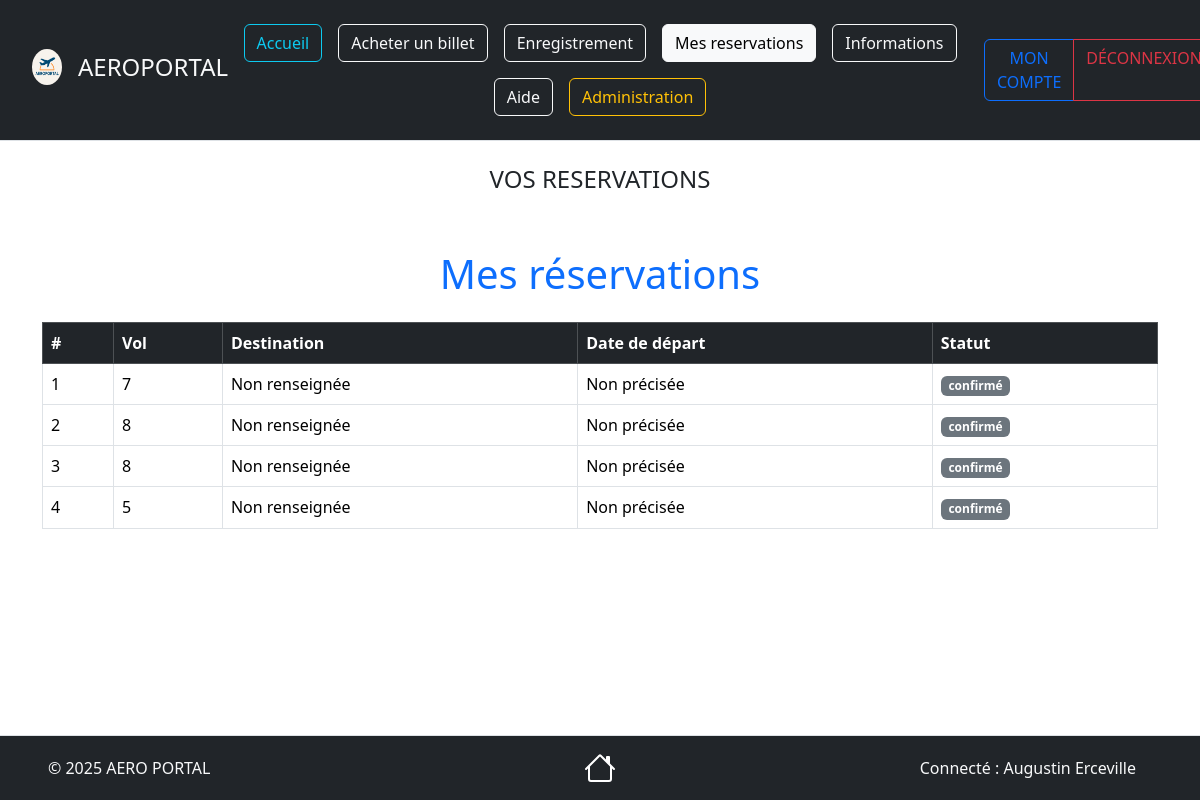
Page /views/Reservation.php (signed in) on the committed database.
### tables this page shows
CREATE TABLE IF NOT EXISTS `reservations` (
  `id_reservation` int NOT NULL AUTO_INCREMENT COMMENT 'Identifiant unique de la réservation',
  `ref_utilisateur` int NOT NULL COMMENT 'Référence utilisateur',
  `ref_vol` int NOT NULL COMMENT 'Référence vol',
  `classe` enum('Économique','Affaires','Première') DEFAULT 'Économique' COMMENT 'Classe',
  `statut` enum('confirmé','annulé','en attente') DEFAULT 'confirmé' COMMENT 'Statut réservation',
  `date_reservation` datetime DEFAULT CURRENT_TIMESTAMP COMMENT 'Date de réservation',
  PRIMARY KEY (`id_reservation`),
  KEY `ref_utilisateur` (`ref_utilisateur`),
  KEY `ref_vol` (`ref_vol`)
);

### source/repository/ReservationsRepository.php (called while the page is built, shortened)
<?php
require_once __DIR__ . '/../model/ReservationsModel.php';
class ReservationsRepository
{
    private PDO $bdd;
    public function __construct(PDO $bdd)
    {
        $this->bdd = $bdd;
    }
    public function getReservationsByUserId(int $idUser): array
    {
        $stmt = $this->bdd->prepare("SELECT * FROM reservations WHERE ref_utilisateur = :idUser");
        $stmt->execute(['idUser' => $idUser]);
        $reservations = [];
        while ($row = $stmt->fetch(PDO::FETCH_ASSOC)) {
            $reservations[] = new ReservationsModel($row);
        }
        return $reservations;
    }
}

### source/model/ReservationsModel.php (called while the page is built, shortened)
<?php
class ReservationsModel
{
    private $ref_vol;
    private string $destination;
    private string $dateDepart;
    private $statut;
    public function hydrate(array $data): void
    {
        foreach ($data as $key => $value) {
            $method = 'set' . ucfirst($key);
            if (isset($data['ref_vol'])) {
                $this->ref_vol = (int) $data['ref_vol'];
            }
            if (isset($data['Destination'])) {
                $this->destination = $data['Destination'];
            } else {
                $this->destination = 'Non renseignée';
            }
        }
    }
    public function getRefvol(): int
    {
        return $this->ref_vol;
    }
    public function getDestination(): string {
        return $this->destination;
    }
    public function getStatut(): string
    {
        return $this->statut;
    }
    public function setRef_vol(int $ref_vol): void
    {
        $this->ref_vol = $ref_vol;
    }
    public function setStatut(string $statut): void
    {
        $this->statut = $statut;
    }
    public function getDateDepart(): string
    {
        return $this->dateDepart ?? 'Non précisée';
    }
}

### views/Reservation.php (the view, shortened to what this page needs)
<?php
require_once '../source/repository/ReservationsRepository.php';
$config = new Config();
$bdd = $config->connexion();
$reservationRepo = new ReservationsRepository($bdd);
$idUser = $_SESSION['utilisateur']['id'];
$reservations = $reservationRepo->getReservationsByUserId($idUser);
?>
    <!doctype html>
    <html lang="fr">
    <head>
        <link href="https://cdn.jsdelivr.net/npm/bootstrap@5.3.3/dist/css/bootstrap.min.css" rel="stylesheet">
    </head>
<body>
<header class="d-flex flex-wrap align-items-center justify-content-center justify-content-md-between py-3 mb-4 border-bottom bg-dark">
    <div class="col-2 ms-3 mb-2 mb-md-0 text-light">
         <a href="Acceuil.php" class="d-inline-flex link-body-emphasis text-decoration-none">
              <img src="../documentation/img/Logo.png" class="rounded-circle mx-3" style="max-width: 15%; height: auto;">
              <div class="fs-4 text-light">AEROPORTAL</div>
         </a>
    </div>
    <ul class="nav col mb-2 justify-content-center mb-md-0">
        <li><a href="Acceuil.php" class="nav-link px-2"><button type="button" class="btn btn-outline-info">Accueil</button></a></li>
        <li><a href="AcheterBillet.php" class="nav-link px-2"><button type="button" class="btn btn-outline-light">Acheter un billet</button></a></li>
        <li><a href="Enregistrement.php" class="nav-link px-2"><button type="button" class="btn btn-outline-light">Enregistrement</button></a></li>
        <li><a href="Reservation.php" class="nav-link px-2"><button type="button" class="btn btn-outline-light active">Mes reservations</button></a></li>
        <li><a href="Information.php" class="nav-link px-2"><button type="button" class="btn btn-outline-light">Informations</button></a></li>
        <li><a href="Aide.php" class="nav-link px-2"><button type="button" class="btn btn-outline-light">Aide</button></a></li>
        <?php if (isset($_SESSION['utilisateur']) && $_SESSION['utilisateur']['role'] === 'Administrateur'): ?>
            <li><a href="Administration.php" class="nav-link px-2"><button type="button" class="btn btn-outline-warning">Administration</button></a></li>
        <?php endif; ?>
    </ul>
    <div class="col-2 btn-group md-3 me-3 text-end" role="group" aria-label="Boutons utilisateur">
        <?php if (isset($_SESSION['utilisateur'])): ?>
            <a href="../views/Account/AccountView.php" class="btn btn-outline-primary">MON COMPTE</a>
            <a href="../source/treatment/deconnexion.php" class="btn btn-outline-danger">DÉCONNEXION</a>
        <?php else: ?>
            <a href="Connexion.php" class="btn btn-outline-success">CONNEXION</a>
            <a href="Inscription.php" class="btn btn-outline-primary">INSCRIPTION</a>
        <?php endif; ?>
    </div>
</header>
<div class="mx-4">
    <div class="row">
        <h4 class="text-center text-uppercase">Vos reservations</h4>
    </div>
</div>
<div class="container mt-5">
    <h1 class="text-center text-primary mb-4">Mes réservations</h1>
    <?php if (empty($reservations)): ?>
        <div class="alert alert-info text-center">
            Vous n'avez encore effectué aucune réservation.
        </div>
        <div class="text-center">
            <a href="AcheterBillet.php" class="btn btn-outline-primary">Réserver un vol</a>
        </div>
    <?php else: ?>
        <table class="table table-bordered table-hover">
            <thead class="table-dark">
            <tr>
                <th>#</th>
                <th>Vol</th>
                <th>Destination</th>
                <th>Date de départ</th>
                <th>Statut</th>
            </tr>
            </thead>
            <tbody>
            <?php foreach ($reservations as $index => $res): ?>
                <tr>
                    <td><?= $index + 1 ?></td>
                    <td><?= htmlspecialchars($res->getRefVol()) ?></td>
                    <td><?= htmlspecialchars($res->getDestination()) ?></td>
                    <td><?= htmlspecialchars($res->getDateDepart()) ?></td>
                    <td>
                        <?php if ($res->getStatut() === 'Confirmée'): ?>
                            <span class="badge bg-success">Confirmée</span>
                        <?php elseif ($res->getStatut() === 'Annulée'): ?>
                            <span class="badge bg-danger">Annulée</span>
                        <?php else: ?>
                            <span class="badge bg-secondary"><?= htmlspecialchars($res->getStatut()) ?></span>
                        <?php endif; ?>
                    </td>
                </tr>
            <?php endforeach; ?>
            </tbody>
        </table>
    <?php endif; ?>
</div>
<?php include 'Footer.php'; ?>

### rows in the picture
reservations: ref_vol "7", Destination "Non renseignée", DateDepart "Non précisée", statut "confirmé"
reservations: ref_vol "8", Destination "Non renseignée", DateDepart "Non précisée", statut "confirmé"
reservations: ref_vol "8", Destination "Non renseignée", DateDepart "Non précisée", statut "confirmé"
reservations: ref_vol "5", Destination "Non renseignée", DateDepart "Non précisée", statut "confirmé"

### other values in the picture
$_SESSION['utilisateur']['prenom'] "Augustin"
$_SESSION['utilisateur']['nom'] "Erceville"
